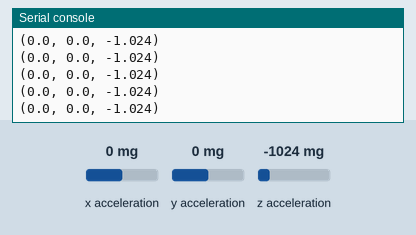
Bench run of a program on a simulated BBC micro:bit running MicroPython. Parts: the last lines printed to the serial console. Inputs (shaded band) come from the test bench; at power-on: x acceleration 0 mg, y acceleration 0 mg, z acceleration -1024 mg.

Above: at 1.2 s.
1.3 s: x acceleration set to -1440 mg
At 1.8 s:
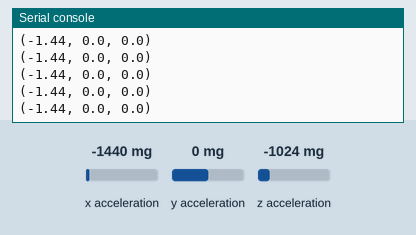
2.8 s: y acceleration set to -1440 mg
At 3.8 s:
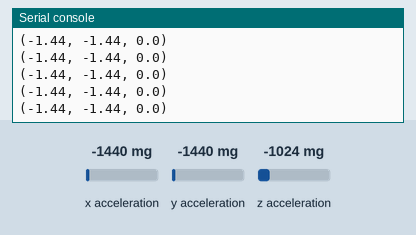
4.3 s: z acceleration set to -1440 mg
At 5.1 s:
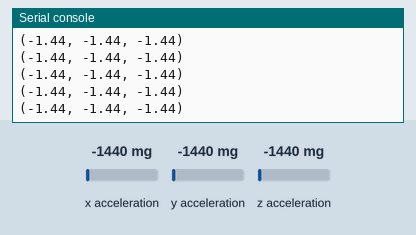
Timing chart, 0 to 7.3 s (numbered marks = the images above; inputs shaded):
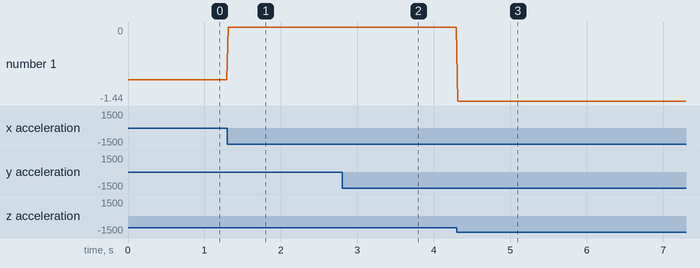

The program:

accelerometer_plotter.py
```python
from microbit import *

maximum_sample_rate = 50  # samples per second

while True:
    x = accelerometer.get_x() / 1000  # convert from milli-g's to g's
    y = accelerometer.get_y() / 1000
    z = accelerometer.get_z() / 1000
    print((x, y, z))  # print a tuple to the REPL so it can be plotted
    sleep(1000 / maximum_sample_rate)
```

Measured:
- after the input at 1.3 s, the serial console: prints a new line at once (image 1)
- after the input at 2.8 s, the serial console: prints a new line at once (image 2)
- after the input at 4.3 s, the serial console: prints a new line at once (image 3)
